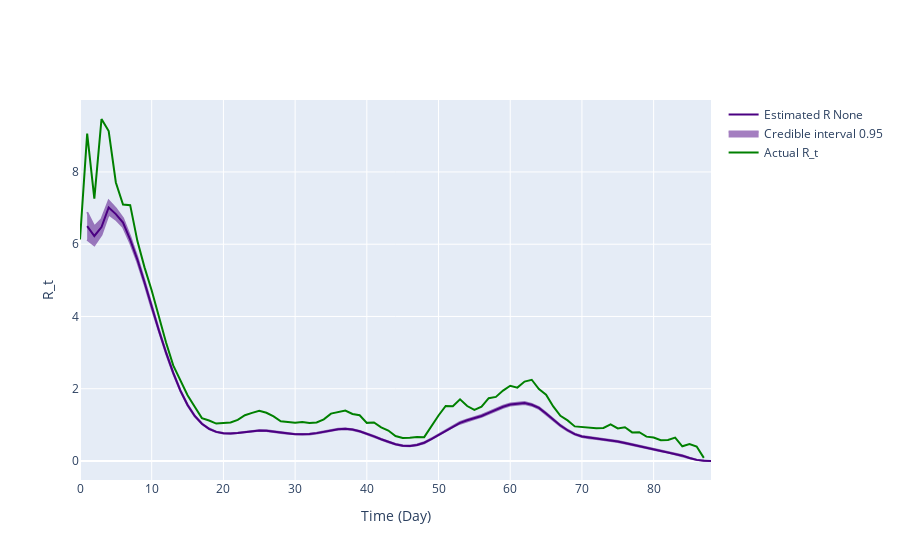

The notebook cell saved with this chart:
### Code cell
# Use incidence data to predict R_t value
theta = incidences_true_r02
starting_time_point = 0
end_time_point = len(theta)
# Define variables needed for calculating R_t
tau = 0
R_t_start = tau+1

# Plot comparison between the true and predicted R_t
inc_data = pd.DataFrame(
    {
        'Time': np.arange(len(theta)-2),
        'Incidence Number': incidences_true_r02[2:len(theta)]
    }
)

inference = branchpro.BranchProPosterior(
    inc_data=inc_data,
    daily_serial_interval=generation_time,
    alpha=prior_a,
    beta=prior_b)

inference.run_inference(tau=tau)
intervals = inference.get_intervals(central_prob=.95)
intervals = process_intervals_data(intervals, generation_time)

intervals['True Rt'] = true_rt_r02[3:]
intervals.to_csv('single_plots/intervals_r02.csv')


fig = plot_rt_fig(intervals, true_rt_r02[2:-1], generation_time, end_time_point)
pio.write_image(fig.figure, 'single_plots/predicted_vs_true_rt_r02.png')
fig.show_figure()

### Figure 1 — Plotly figure (JSON) as saved in the notebook; plotly's stock layout.template omitted (floating-point values rounded to 4 significant figures; data arrays with more than 128 entries replaced by an {"elided": "..."} marker saying what was removed)
{"data": [{"line": {"color": "indigo"}, "mode": "lines", "name": "Estimated R None", "type": "scatter", "x": [1, 2, 3, 4, 5, 6, 7, 8, 9, 10, 11, 12, 13, 14, 15, 16, 17, 18, 19, 20, 21, 22, 23, 24, 25, 26, 27, 28, 29, 30, 31, 32, 33, 34, 35, 36, 37, 38, 39, 40, 41, 42, 43, 44, 45, 46, 47, 48, 49, 50, 51, 52, 53, 54, 55, 56, 57, 58, 59, 60, 61, 62, 63, 64, 65, 66, 67, 68, 69, 70, 71, 72, 73, 74, 75, 76, 77, 78, 79, 80, 81, 82, 83, 84, 85, 86, 87, 88], "y": [6.501, 6.228, 6.474, 7.016, 6.833, 6.598, 6.126, 5.575, 4.94, 4.259, 3.614, 2.998, 2.437, 1.948, 1.551, 1.246, 1.03, 0.8909, 0.8062, 0.768, 0.7588, 0.7732, 0.7974, 0.8284, 0.8458, 0.8394, 0.8171, 0.7854, 0.7619, 0.7402, 0.7391, 0.7443, 0.7713, 0.8081, 0.8518, 0.8794, 0.8895, 0.8691, 0.8229, 0.7573, 0.6822, 0.6024, 0.5258, 0.4634, 0.4244, 0.4155, 0.4457, 0.5055, 0.607, 0.7217, 0.8475, 0.963, 1.057, 1.126, 1.187, 1.247, 1.331, 1.418, 1.501, 1.563, 1.582, 1.606, 1.555, 1.469, 1.314, 1.151, 0.9826, 0.8507, 0.7449, 0.6787, 0.642, 0.6225, 0.5965, 0.5719, 0.5392, 0.4975, 0.4541, 0.4075, 0.3614, 0.3224, 0.2832, 0.2502, 0.2001, 0.148, 0.08442, 0.03088, 0.005995, 0.0]}, {"fill": "toself", "fillcolor": "indigo", "line": {"color": "indigo"}, "mode": "lines", "name": "Credible interval 0.95", "opacity": 0.5, "showlegend": true, "type": "scatter", "x": {"elided": "176 int values"}, "y": {"elided": "176 float values"}}, {"line": {"color": "green"}, "mode": "lines", "name": "Actual R_t", "type": "scatter", "x": [0, 1, 2, 3, 4, 5, 6, 7, 8, 9, 10, 11, 12, 13, 14, 15, 16, 17, 18, 19, 20, 21, 22, 23, 24, 25, 26, 27, 28, 29, 30, 31, 32, 33, 34, 35, 36, 37, 38, 39, 40, 41, 42, 43, 44, 45, 46, 47, 48, 49, 50, 51, 52, 53, 54, 55, 56, 57, 58, 59, 60, 61, 62, 63, 64, 65, 66, 67, 68, 69, 70, 71, 72, 73, 74, 75, 76, 77, 78, 79, 80, 81, 82, 83, 84, 85, 86, 87, 88, 89, 90], "y": [6.132, 9.063, 7.261, 9.466, 9.131, 7.71, 7.097, 7.081, 6.093, 5.359, 4.72, 3.978, 3.279, 2.646, 2.212, 1.822, 1.504, 1.186, 1.119, 1.036, 1.05, 1.064, 1.139, 1.267, 1.333, 1.39, 1.336, 1.234, 1.099, 1.084, 1.058, 1.082, 1.052, 1.067, 1.152, 1.311, 1.362, 1.396, 1.301, 1.267, 1.056, 1.067, 0.9295, 0.843, 0.6916, 0.6365, 0.6428, 0.6644, 0.66, 0.9727, 1.26, 1.522, 1.517, 1.707, 1.522, 1.416, 1.503, 1.74, 1.775, 1.95, 2.083, 2.031, 2.198, 2.249, 1.99, 1.837, 1.51, 1.249, 1.124, 0.9575, 0.9383, 0.929, 0.9071, 0.9147, 1.012, 0.9015, 0.9334, 0.7918, 0.7972, 0.6738, 0.6496, 0.574, 0.5822, 0.6491, 0.4074, 0.471, 0.4017, 0.08589]}], "layout": {"hovermode": "x unified", "xaxis": {"title": {"text": "Time (Day)"}}, "yaxis": {"title": {"text": "R_t"}}}}
